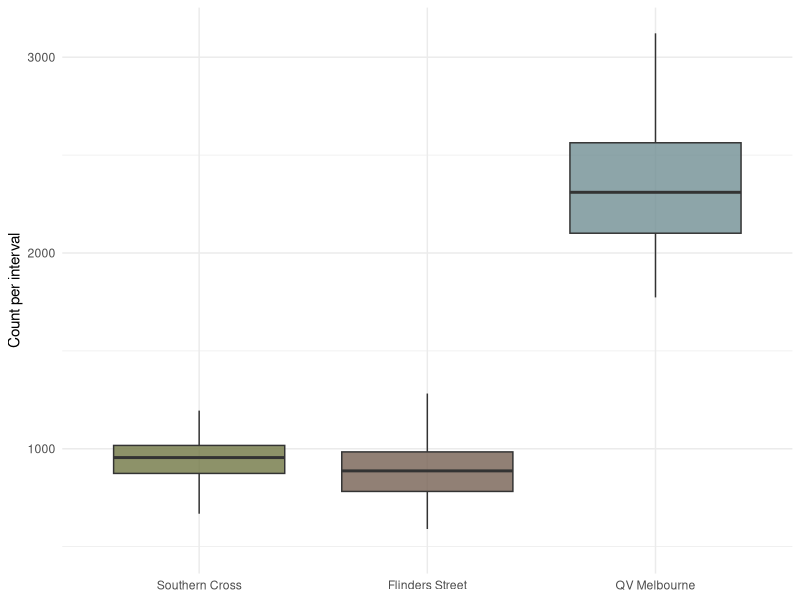
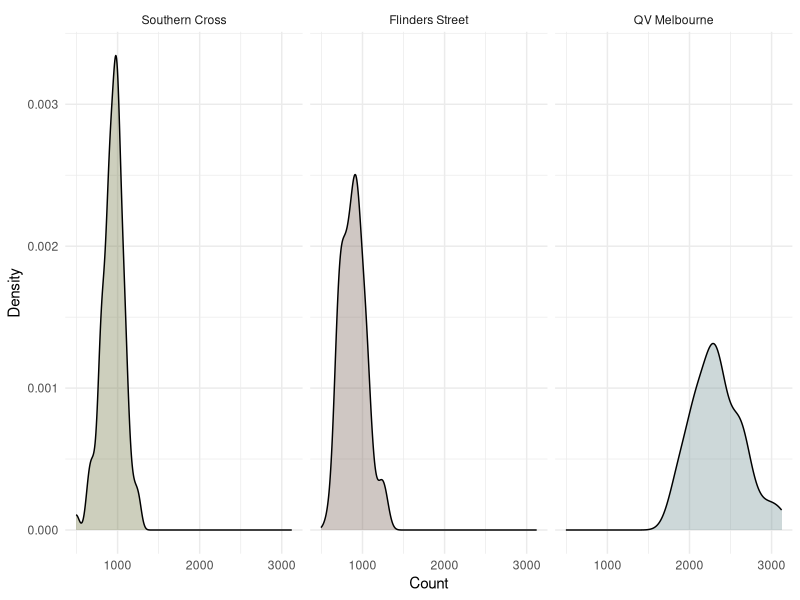
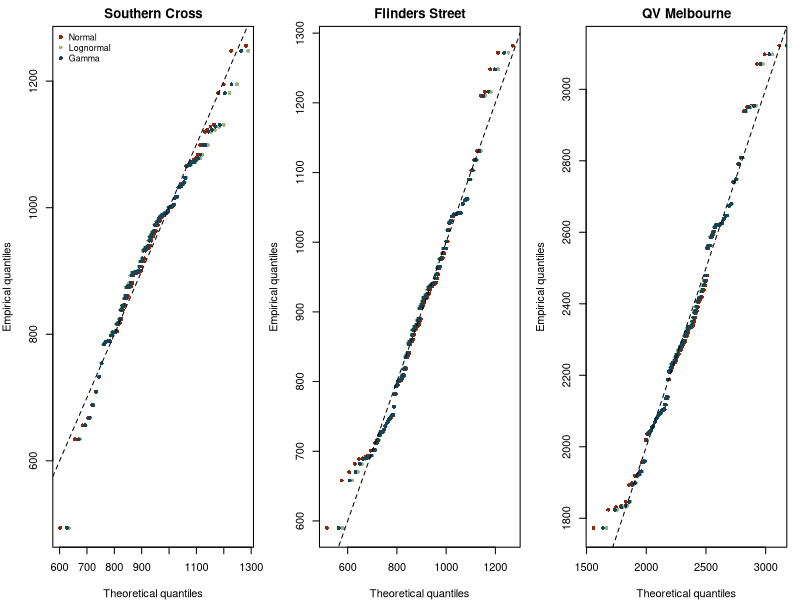
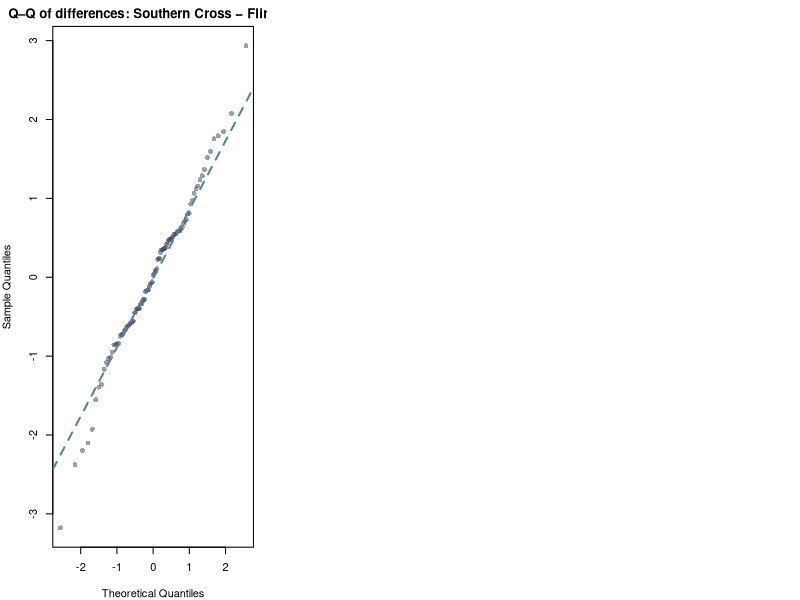
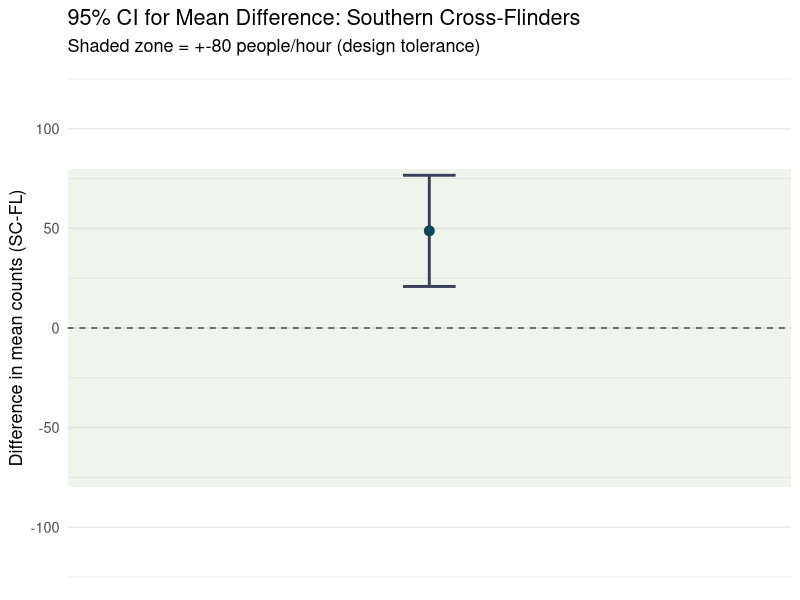
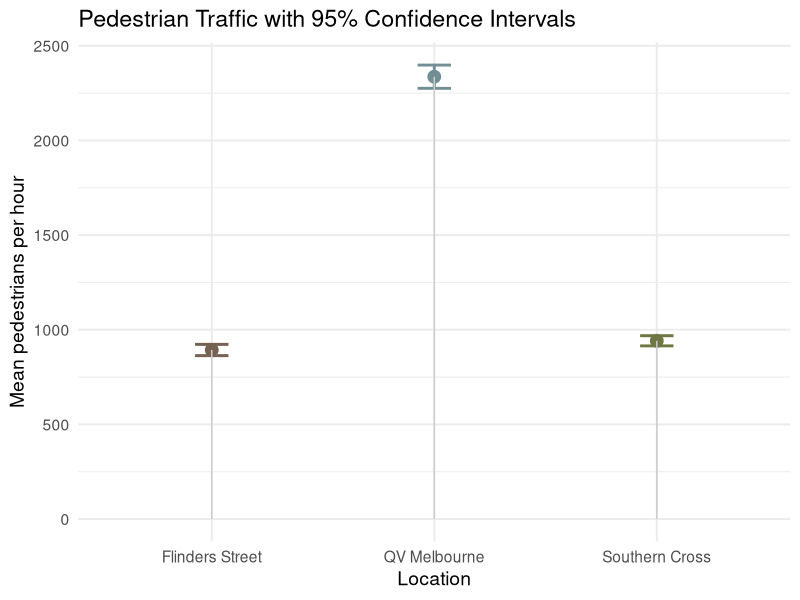
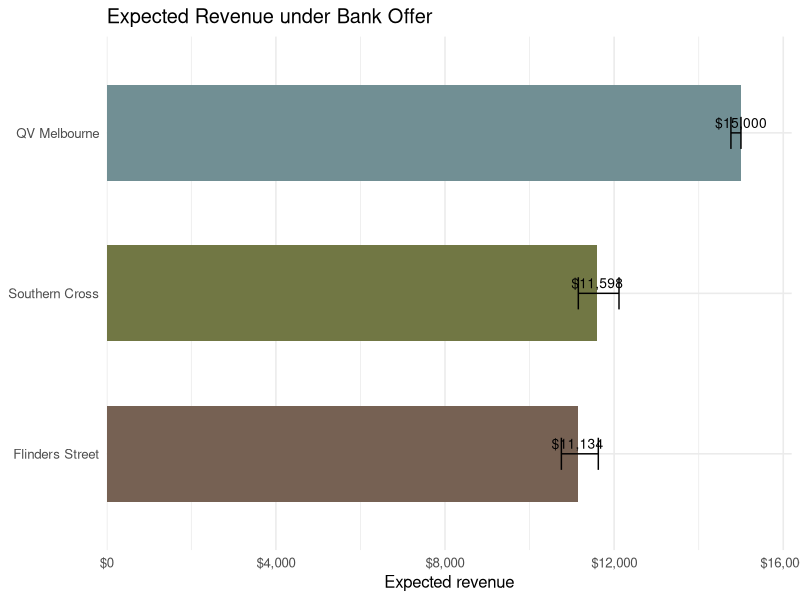

Write the R code that produced these figures, in order.
## ---- chunk 1
#| label: setup
#| include: false
#| echo: true
#| message: false
#| warning: false

knitr::opts_chunk$set(fig.align = "center", fig.width = 8, fig.height = 5, dpi = 150)
knitr::opts_chunk$set(echo = TRUE, warning = FALSE,
                      eval = TRUE, message = FALSE)

library(boot)
library(MASS)
library(tidyverse)
library(knitr)
library(kableExtra)
library(broom)
library(purrr)
library(scales)

set.seed(355435)  

cross_cols <- c(
  "Flinders Street" = "#766153",
  "QV Melbourne" = "#718f94",
  "Southern Cross"  = "#717744")
## ---- chunk 2
pedestrian_df <- read.csv(here::here("data/pedestrians.csv"))
## ---- chunk 3
pedestrian_long <- pedestrian_df %>%
  mutate(obs = row_number()) %>%
  pivot_longer(-obs, names_to = "crossing", values_to = "count") %>%
  mutate(crossing = recode(
    crossing,
    "flinders_street" = "Flinders Street",
    "qv_melbourne"    = "QV Melbourne",
    "southern_cross"  = "Southern Cross")) %>%
  mutate(crossing = factor(
    crossing,
    levels = c("Southern Cross", "Flinders Street", "QV Melbourne")))

## ---- chunk 4
#| label: fig-boxplot
#| fig-cap: "Pedestrian counts by crossing."

ggplot(pedestrian_long, aes(x = crossing, y = count, fill = crossing)) +
  geom_boxplot(outlier.shape = NA, alpha = 0.8) +
  scale_fill_manual(values = cross_cols) +
  labs(
    x = NULL,
    y = "Count per interval"
  ) +
  theme_minimal() +
  theme(legend.position = "none")

## ---- chunk 5
#| label: fig-density
#| fig-cap: "Distribution of pedestrian counts by crossing (density curves)."

ggplot(pedestrian_long, aes(x = count, fill = crossing)) +
  geom_density(alpha = 0.35) +
  facet_wrap(~ crossing, scales = "fixed") +
  scale_fill_manual(values = cross_cols) +
  labs(
    x = "Count",
    y = "Density"
  ) +
  theme_minimal() +
  theme(legend.position = "none")

## ---- chunk 6
#| label: tbl-crossing-summary
#| tbl-cap: "Descriptive statistics for pedestrian counts at each crossing."
#| warning: false

pedestrian_long %>%
  group_by(crossing) %>%
  summarise(
    n     = n(),
    mean  = mean(count),
    median= median(count),
    sd    = sd(count),
    min   = min(count),
    max   = max(count),
    iqr   = IQR(count),
    .groups = "drop"
) %>%
  kable(
        digits = 1, align = c("l","r")) %>%
  kable_styling(
    bootstrap_options = c("striped", "hover", "condensed", "responsive"),
    full_width = FALSE
  ) %>%
  row_spec(0, bold = TRUE, color = "#FFFFFF", background = "#598392") %>%
  column_spec(1, bold = TRUE, color = "#004D40")
## ---- chunk 7
#| label: tbl-mle
#| warning: false

# Southern Cross
sc <- pedestrian_df$southern_cross
fit_sc_norm  <- fitdistr(sc, "normal")
fit_sc_logn  <- fitdistr(sc, "lognormal")
fit_sc_gamma <- fitdistr(sc, "gamma")   

sc_models <- tibble(
  crossing = "Southern Cross",
  model    = c("normal","lognormal","gamma"),
  logLik   = c(logLik(fit_sc_norm)[1],  logLik(fit_sc_logn)[1],  logLik(fit_sc_gamma)[1]),
  AIC      = c(AIC(fit_sc_norm),        AIC(fit_sc_logn),        AIC(fit_sc_gamma)),

  mean_est = c(
    unname(fit_sc_norm$estimate["mean"]),
    exp(fit_sc_logn$estimate["meanlog"] + 0.5*fit_sc_logn$estimate["sdlog"]^2),
    unname(fit_sc_gamma$estimate["shape"] / fit_sc_gamma$estimate["rate"])),
  
  sd_est   = c(
    unname(fit_sc_norm$estimate["sd"]),
    sqrt((exp(fit_sc_logn$estimate["sdlog"]^2) - 1) *
         exp(2*fit_sc_logn$estimate["meanlog"] + fit_sc_logn$estimate["sdlog"]^2)),
    sqrt(unname(fit_sc_gamma$estimate["shape"]) / (unname(fit_sc_gamma$estimate["rate"])^2))))

# Flinders Street
fl <- pedestrian_df$flinders_street
fit_fl_norm  <- fitdistr(fl, "normal")
fit_fl_logn  <- fitdistr(fl, "lognormal")
fit_fl_gamma <- fitdistr(fl, "gamma")

fl_models <- tibble(
  crossing = "Flinders Street",
  model    = c("normal","lognormal","gamma"),
  logLik   = c(logLik(fit_fl_norm)[1],  logLik(fit_fl_logn)[1],  logLik(fit_fl_gamma)[1]),
  AIC      = c(AIC(fit_fl_norm),        AIC(fit_fl_logn),        AIC(fit_fl_gamma)),

  mean_est = c(
    unname(fit_fl_norm$estimate["mean"]),
    exp(fit_fl_logn$estimate["meanlog"] + 0.5*fit_fl_logn$estimate["sdlog"]^2),
    unname(fit_fl_gamma$estimate["shape"] / fit_fl_gamma$estimate["rate"])),
  
  sd_est   = c(
    unname(fit_fl_norm$estimate["sd"]),
    sqrt((exp(fit_fl_logn$estimate["sdlog"]^2) - 1) *
         exp(2*fit_fl_logn$estimate["meanlog"] + fit_fl_logn$estimate["sdlog"]^2)),
    sqrt(unname(fit_fl_gamma$estimate["shape"]) / (unname(fit_fl_gamma$estimate["rate"])^2))))

# QV Melbourne
qv <- pedestrian_df$qv_melbourne
fit_qv_norm  <- fitdistr(qv, "normal")
fit_qv_logn  <- fitdistr(qv, "lognormal")
fit_qv_gamma <- fitdistr(qv, "gamma")

qv_models <- tibble(
  crossing = "QV Melbourne",
  model    = c("normal","lognormal","gamma"),
  logLik   = c(logLik(fit_qv_norm)[1],  logLik(fit_qv_logn)[1],  logLik(fit_qv_gamma)[1]),
  AIC      = c(AIC(fit_qv_norm),        AIC(fit_qv_logn),        AIC(fit_qv_gamma)),

  mean_est = c(
    unname(fit_qv_norm$estimate["mean"]),
    exp(fit_qv_logn$estimate["meanlog"] + 0.5*fit_qv_logn$estimate["sdlog"]^2),
    unname(fit_qv_gamma$estimate["shape"] / fit_qv_gamma$estimate["rate"])),
  
  sd_est   = c(
    unname(fit_qv_norm$estimate["sd"]),
    sqrt((exp(fit_qv_logn$estimate["sdlog"]^2) - 1) *
         exp(2*fit_qv_logn$estimate["meanlog"] + fit_qv_logn$estimate["sdlog"]^2)),
    sqrt(unname(fit_qv_gamma$estimate["shape"]) / (unname(fit_qv_gamma$estimate["rate"])^2))))

mle_fits <- bind_rows(sc_models, fl_models, qv_models) %>%
  arrange(crossing, AIC)

mle_fits  %>%
  kable(
    caption = "Maximum-likelihood estimates for Normal, Lognormal and Gamma models across the three crossings.",
    digits = 1,
    align = rep("c")  
  ) %>%
  kable_styling(
    bootstrap_options = c("striped", "hover", "condensed", "responsive"),
    full_width = FALSE,
    position = "center"
  ) %>%
  row_spec(0, bold = TRUE, color = "#FFFFFF", background = "#598392") %>%
  column_spec(1, bold = TRUE, color = "#004D40")
## ---- chunk 8
#| label: fig-qqplots
#| fig-cap: "Q–Q plots comparing empirical and theoretical quantiles for the fitted Normal, Lognormal and Gamma models at each crossing."
#| warning: false

par(mfrow = c(1,3), mar = c(4,4,2,1))

## Southern Cross 
x <- sort(sc); n <- length(x); p <- (seq_len(n) - 0.5) / n
qN <- qnorm(p,  mean = fit_sc_norm$estimate["mean"],    sd = fit_sc_norm$estimate["sd"])
qL <- qlnorm(p, meanlog = fit_sc_logn$estimate["meanlog"], sdlog = fit_sc_logn$estimate["sdlog"])
qG <- qgamma(p, shape = fit_sc_gamma$estimate["shape"], rate = fit_sc_gamma$estimate["rate"])

plot(qN, x, xlab = "Theoretical quantiles", ylab = "Empirical quantiles",
     main = "Southern Cross", pch = 16, col = "#8F250C", cex = 0.8)
points(qL, x, pch = 16, col = "#9cb380", cex = 0.8)
points(qG, x, pch = 16, col = "#124559", cex = 0.8)
abline(0, 1, lty = 2)
legend("topleft", legend = c("Normal", "Lognormal", "Gamma"),
       col = c("#8F250C", "#9cb380", "#124559"), pch = 16, bty = "n", cex = 0.8)

# Flinders Street
x <- sort(fl); n <- length(x); p <- (seq_len(n) - 0.5) / n
qN <- qnorm(p,  mean = fit_fl_norm$estimate["mean"],    sd = fit_fl_norm$estimate["sd"])
qL <- qlnorm(p, meanlog = fit_fl_logn$estimate["meanlog"], sdlog = fit_fl_logn$estimate["sdlog"])
qG <- qgamma(p, shape = fit_fl_gamma$estimate["shape"], rate = fit_fl_gamma$estimate["rate"])

plot(qN, x, xlab = "Theoretical quantiles", ylab = "Empirical quantiles",
     main = "Flinders Street", pch = 16, col = "#8F250C", cex = 0.8)
points(qL, x, pch = 16, col = "#9cb380", cex = 0.8)
points(qG, x, pch = 16, col = "#124559", cex = 0.8)
abline(0, 1, lty = 2)

# QV Melbourne 
x <- sort(qv); n <- length(x); p <- (seq_len(n) - 0.5) / n
qN <- qnorm(p,  mean = fit_qv_norm$estimate["mean"],    sd = fit_qv_norm$estimate["sd"])
qL <- qlnorm(p, meanlog = fit_qv_logn$estimate["meanlog"], sdlog = fit_qv_logn$estimate["sdlog"])
qG <- qgamma(p, shape = fit_qv_gamma$estimate["shape"], rate = fit_qv_gamma$estimate["rate"])

plot(qN, x, xlab = "Theoretical quantiles", ylab = "Empirical quantiles",
     main = "QV Melbourne", pch = 16, col = "#8F250C", cex = 0.8)
points(qL, x, pch = 16, col = "#9cb380", cex = 0.8)
points(qG, x, pch = 16, col = "#124559", cex = 0.8)
abline(0, 1, lty = 2)

## ---- chunk 9
#| label: tbl-q90-sample
#| warning: false

pedestrian_long %>%
  group_by(crossing) %>%
  summarise(q90 = quantile(count, 0.9)) %>%
  kable(caption = "Empirical 90th percentile estimates and 95% bootstrap confidence intervals for each crossing",
        digits = 1, align = c("l","r")) %>%
  kable_styling(
    bootstrap_options = c("striped", "hover", "condensed", "responsive"),
    full_width = FALSE
  ) %>%
  row_spec(0, bold = TRUE, color = "#FFFFFF", background = "#598392") %>%
  column_spec(1, bold = TRUE, color = "#004D40")
  
# function to calculate 90th percentile
q90_fn <- function(data, i) quantile(data[i], 0.9)

# Flinders Street
fl_boot <- boot(pedestrian_df$flinders_street, q90_fn, R = 1000)
ci_fl <- boot.ci(fl_boot, type = "perc")

# Southern Cross
sc_boot <- boot(pedestrian_df$southern_cross, q90_fn, R = 1000)
ci_sc <- boot.ci(sc_boot, type = "perc")

# QV Melbourne
qv_boot <- boot(pedestrian_df$qv_melbourne, q90_fn, R = 1000)
ci_qv <- boot.ci(qv_boot, type = "perc")

sample_tbl <- tibble(
  crossing        = c("Flinders Street","Southern Cross","QV Melbourne"),
  q90_sample      = round(c(
    quantile(pedestrian_df$flinders_street, 0.9),
    quantile(pedestrian_df$southern_cross, 0.9),
    quantile(pedestrian_df$qv_melbourne, 0.9)
  ), 2),
  q90_sample_low  = round(c(ci_fl$percent[4], ci_sc$percent[4], ci_qv$percent[4]), 2),
  q90_sample_high = round(c(ci_fl$percent[5], ci_sc$percent[5], ci_qv$percent[5]), 2)
)

## ---- chunk 10
#| warning: false

# Compute the theoretical 90th percentile from each fitted model
q90_model_point <- list(
  fl = qlnorm(0.9, meanlog = fit_fl_logn$estimate["meanlog"], sdlog = fit_fl_logn$estimate["sdlog"]),
  sc = qnorm (0.9, mean    = fit_sc_norm$estimate["mean"],     sd    = fit_sc_norm$estimate["sd"]),
  qv = qlnorm(0.9, meanlog = fit_qv_logn$estimate["meanlog"], sdlog = fit_qv_logn$estimate["sdlog"])
)

q90_model_ci <- function(fit, dist, n, B = 1000) {
  boot_q90 <- replicate(B, {
    sim <- if (dist == "normal") {
      rnorm(n, mean = fit$estimate["mean"], sd = fit$estimate["sd"])
    } else {
      rlnorm(n, meanlog = fit$estimate["meanlog"], sdlog = fit$estimate["sdlog"])
    }
    quantile(sim, 0.9)
  })
  quantile(boot_q90, c(0.025, 0.975))
}

n_fl <- nrow(pedestrian_df)
n_sc <- nrow(pedestrian_df)
n_qv <- nrow(pedestrian_df)

ci_fl_m <- q90_model_ci(fit_fl_logn, "lognormal", n_fl)
ci_sc_m <- q90_model_ci(fit_sc_norm, "normal", n_sc)
ci_qv_m <- q90_model_ci(fit_qv_logn, "lognormal", n_qv)

model_tbl <- tibble(
  crossing       = c("Flinders Street","Southern Cross","QV Melbourne"),
  model          = c("lognormal","normal","lognormal"),
  q90_model      = round(c(q90_model_point$fl, q90_model_point$sc, q90_model_point$qv), 2),
  q90_model_low  = round(c(ci_fl_m[1], ci_sc_m[1], ci_qv_m[1]), 2),
  q90_model_high = round(c(ci_fl_m[2], ci_sc_m[2], ci_qv_m[2]), 2)
)

## ---- chunk 11
#| label: tbl-q90-final
#| warning: false

final_tbl <- sample_tbl %>%
  left_join(model_tbl, by = "crossing")

final_tbl %>%
  kable(
    caption = "Comparison of empirical and model-based 90th percentile estimates with 95% confidence intervals for each crossing",
    digits = 1,
    align = rep("c", ncol(.))  
  ) %>%
  kable_styling(
    bootstrap_options = c("striped", "hover", "condensed", "responsive"),
    full_width = FALSE,
    position = "center"
  ) %>%
  row_spec(0, bold = TRUE, color = "#FFFFFF", background = "#598392") %>%
  column_spec(1, bold = TRUE, color = "#004D40")
## ---- chunk 12
#| label: tbl-task3-ttest
#| warning: false

df  <- na.omit(pedestrian_df[, c("southern_cross","flinders_street")])
sc  <- df$southern_cross
fl  <- df$flinders_street
d   <- sc - fl                 

tt <- t.test(sc, fl, paired = TRUE, conf.level = 0.95)
paired_tt_tbl <- tibble(
  Comparison = "Southern Cross − Flinders Street",
  Mean_Diff  = tt$estimate,
  `95% CI (Low)` = tt$conf.int[1],
  `95% CI (High)` = tt$conf.int[2],
  t_value = tt$statistic,
  df = tt$parameter,
  p_value = tt$p.value
)

paired_tt_tbl %>%
  kable(
    caption = "Paired t-test results comparing Southern Cross and Flinders Street (95% confidence interval for mean difference).",
    digits = 2,
    align = rep("c", ncol(.))
  ) %>%
  kable_styling(
    bootstrap_options = c("striped", "hover", "condensed", "responsive"),
    full_width = FALSE,
    position = "center"
  ) %>%
  row_spec(0, bold = TRUE, color = "#FFFFFF", background = "#598392") %>%
  column_spec(1, bold = TRUE, color = "#004D40")
## ---- chunk 13
#| label: fig-task3-qq
#| fig-cap: "Q–Q plot of paired differences (Southern Cross − Flinders Street) showing approximate normality."
#| warning: false

qqnorm(scale(d),
       main = "Q–Q of differences: Southern Cross − Flinders",
       pch  = 16,
       col  = adjustcolor("#3a405a", alpha.f = 0.5))
qqline(scale(d),
       col  = "#598392",
       lwd  = 2,
       lty  = 2)
## ---- chunk 14
#| label: fig-task3-ci
#| fig-cap: "95% confidence interval for the mean difference between Southern Cross and Flinders Street. Shaded area shows +-80 people/hour design tolerance."
#| warning: false

ci <- tibble(
  estimate = tt$estimate,
  lower = tt$conf.int[1],
  upper = tt$conf.int[2]
)

ggplot(ci) +
  geom_rect(aes(xmin = -Inf, xmax = Inf, ymin = -80, ymax = 80),
            fill = "#b5cda3", alpha = 0.2) +
  geom_errorbar(aes(x = 1, ymin = lower, ymax = upper),
                width = 0.08, linewidth = 1,
                colour = "#3a405a") +
  geom_point(aes(x = 1, y = estimate),
             size = 3, colour = "#124559") +
  geom_hline(yintercept = 0, linetype = "dashed", colour = "#444444") +
  coord_cartesian(ylim = c(-120, 120)) +
  scale_x_continuous(limits = c(0.5, 1.5), breaks = NULL) +
  labs(
    title = "95% CI for Mean Difference: Southern Cross-Flinders",
    subtitle = "Shaded zone = +-80 people/hour (design tolerance)",
    y = "Difference in mean counts (SC-FL)",
    x = NULL
  ) +
  theme_minimal(base_size = 13)

## ---- chunk 15
# Southern Cross
tt_sc <- t.test(pedestrian_df$southern_cross, conf.level = 0.95)

# Flinders Street
tt_fl <- t.test(pedestrian_df$flinders_street, conf.level = 0.95)

# QV
tt_qv <- t.test(pedestrian_df$qv, conf.level = 0.95)

## ---- chunk 16
#| label: tbl-task4-means
#| warning: false
tt_table <- tibble(
  Location = c("Southern Cross", "Flinders Street", "QV Melbourne"),
  Mean     = c(tt_sc$estimate, tt_fl$estimate, tt_qv$estimate),
  `95% CI (Low)`  = c(tt_sc$conf.int[1], tt_fl$conf.int[1], tt_qv$conf.int[1]),
  `95% CI (High)` = c(tt_sc$conf.int[2], tt_fl$conf.int[2], tt_qv$conf.int[2]))

tt_table %>%
  kable(
    caption = "Mean pedestrian counts and 95% confidence intervals for each crossing (one-sample t-tests)",
    digits = 1,
    align = rep("c", ncol(.))
  ) %>%
  kable_styling(
    bootstrap_options = c("striped", "hover", "condensed", "responsive"),
    full_width = FALSE,
    position = "center"
  ) %>%
  row_spec(0, bold = TRUE, color = "#FFFFFF", background = "#598392") %>%
  column_spec(1, bold = TRUE, color = "#004D40")
## ---- chunk 17
#| label: fig-task4-traffic
#| fig-cap: "Lollipop plot showing mean pedestrian counts with 95% confidence intervals at each crossing."
#| warning: false
ggplot(tt_table, aes(x = Location, y = Mean, color = Location)) +
  geom_point(size = 4) +
  geom_errorbar(aes(ymin = `95% CI (Low)`, ymax = `95% CI (High)`), width = 0.15, linewidth = 1) +
  geom_segment(aes(xend = Location, y = 0, yend = Mean), color = "grey80") +
  scale_color_manual(values = cross_cols) +
  labs(
    title = "Pedestrian Traffic with 95% Confidence Intervals",
    y = "Mean pedestrians per hour",
    x = "Location"
  ) +
  theme_minimal(base_size = 14) +
  theme(legend.position = "none")
## ---- chunk 18
#| label: tbl-task5-revenue
#| warning: false

THRESH  <- 1000
BASE    <- 10000
BONUS   <- 5000
LEVEL   <- 0.95

# Binomial proportion + Wilson CI via prop.test (built-in)
rev_ci <- pedestrian_long %>%
  mutate(over_1000 = count > THRESH) %>%
  group_by(crossing) %>%
  summarise(
    n = n(),
    k = sum(over_1000),
    .groups = "drop"
  ) %>%
  rowwise() %>%
  mutate(
    pt   = list(prop.test(k, n, conf.level = LEVEL, correct = TRUE)),
    phat = pt$estimate[[1]],
    lo_p = pt$conf.int[1],
    hi_p = pt$conf.int[2],
    rev_hat = BASE + BONUS * phat,
    rev_lo  = BASE + BONUS * lo_p,
    rev_hi  = BASE + BONUS * hi_p
  ) %>%
  ungroup() 

rev_ci <- rev_ci[, c("crossing","n", "k", "phat", "lo_p", "hi_p", "rev_hat", "rev_lo", "rev_hi")]

rev_ci %>%
  kable(
    caption = "Estimated expected revenue and 95% confidence intervals for each crossing using the Wilson score interval.",
    digits = 1,
    align = rep("c", ncol(.))  
  ) %>%
  kable_styling(
    bootstrap_options = c("striped", "hover", "condensed", "responsive"),
    full_width = FALSE,
    position = "center"
  ) %>%
  row_spec(0, bold = TRUE, color = "#FFFFFF", background = "#598392") %>%
  column_spec(1, bold = TRUE, color = "#004D40")


## ---- chunk 19
#| label: fig-task5-revenue
#| fig-cap: "Expected billboard revenue with 95% confidence intervals at each crossing."
#| warning: false
ggplot(rev_ci, aes(x = reorder(crossing, rev_hat), y = rev_hat)) +
  geom_col(aes(fill = crossing), width = 0.6) +
  geom_errorbar(aes(ymin = rev_lo, ymax = rev_hi), width = 0.2) +
  geom_text(aes(label = dollar(rev_hat, accuracy = 1)),
            vjust = -0.5, size = 3.5) +
  scale_fill_manual(values = cross_cols) +
  scale_y_continuous(
    labels = label_dollar(prefix = "$", accuracy = 1),
    expand = expansion(mult = c(0, 0.08))
  ) +
  coord_flip() +
  labs(
    title = "Expected Revenue under Bank Offer",
    x = NULL, y = "Expected revenue"
  ) +
  theme_minimal(base_size = 12) +
  theme(legend.position = "none")
